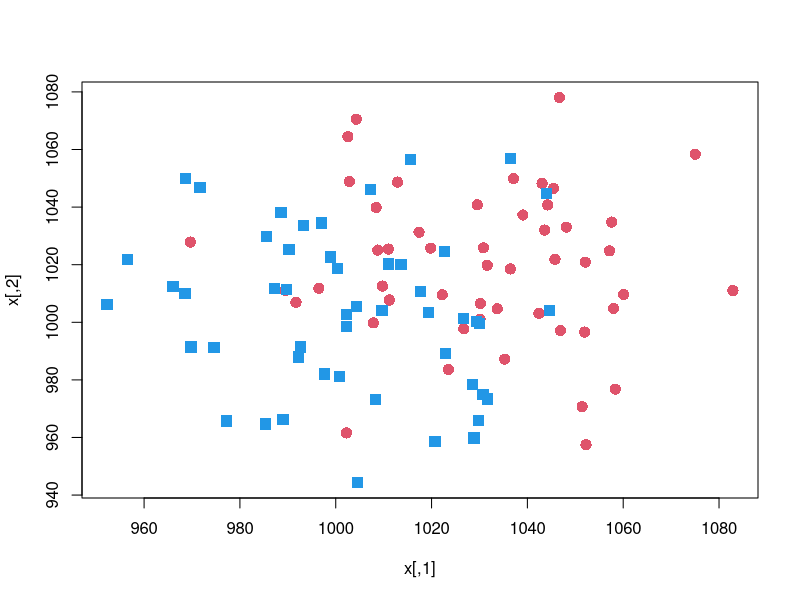
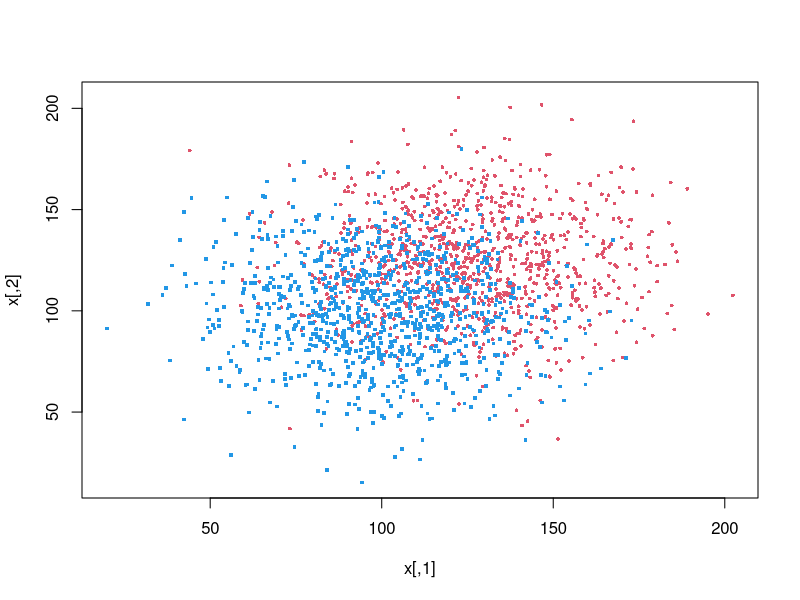

The R script that drew these images, in order: (Note: this script raises an error after producing the figures.)
##################################################
###  Warning: There's a very subtle bug herein  ##
##################################################

rm(list=ls())
###############################
### Functions
###############################
installIfAbsentAndLoad <- function(neededVector) {
  for(thispackage in neededVector) {
    if( ! require(thispackage, character.only = T) )
    { install.packages(thispackage)}
    library(thispackage, character.only = T)
  }
}
##############################
### Load required packages ###
##############################
needed  <-  c("class")  #class contains the knn() function
installIfAbsentAndLoad(needed)
##############################
### Data Example           ###
##############################
set.seed(5072)
x <- matrix(rnorm(100 * 2, 1000, 25), ncol = 2)
y <- c(rep("Down", 50), rep("Up", 50))
x[y == "Down",] <- x[y == "Down",] + 25
plot(x, col = ifelse(y == "Up", 4, 2), 
     cex = 1.5, 
     pch = ifelse(y == "Up", 15, 16))
mydata <- data.frame(x, y)
n <- nrow(mydata)
mydata[c(1:5, (n/2+1):(n/2+5)),]
##############################
### Now for real           ###
##############################
set.seed(50721)
##########################
### Draw a new sample   ##
##########################
x <- matrix(rnorm(2000 * 2, 100, 25), ncol = 2)
y <- c(rep("Down", 1000), rep("Up", 1000))
x[y == "Down",] <- x[y == "Down",] + 25
plot(x, col = ifelse(y == "Up", 4, 2), 
     cex = .5, 
     pch = ifelse(y == "Up", 15, 16))
mydata <- data.frame(x, y, stringsAsFactors = F)
n <- nrow(mydata)
# Say we want a 70/20/10 split of rows for training,
# validation and test respectively
trainprop <- 0.70  
validateprop <- 0.2
################################################################ 
## Create three random collectively exhaustive and mutually
## exclusive subsets with the above proportions of observations   
################################################################ 
# create a vector of random integers of training size from
# the vector 1:n
train  <-  sample(n, trainprop * n)
# Create a vector of the remaining  integers, then create a
# vector of random integers of validate size by sampling from
# these remaining integers
validate  <-  sample(setdiff(1:n, train), validateprop * n) 
# create a vector of the integers not in either training or
# validate
test <- setdiff(1:n, union(train, validate))
# Create the data frames using the indices created in the
# three vectors above
trainset <- mydata[train,]
validateset <- mydata[validate,]
testset <- mydata[test,]
# The knn() function requires 4 parameters: 
#
# 1. A matrix or dataframe containing the predictors (the X's) 
#    associated with the training data, here train.x
#
# 2. A matrix or dataframe containing the predictors (the X's) 
#    associated with the data for which we wish to make predictions. 
#
# 3. A factor containing the class labels (the Y's) for the
#    training observations, here train.y
#
# 4. A value for k, the number of nearest neighbors to be #
#    used by the classifier.
train.x <- trainset[-3]
train.y <- trainset[3]
validate.x <- validateset[-3]
validate.y <- validateset[3]
test.x <- testset[-3]
test.y <- testset[3]
########################################
# Fit a knn model with k=1 and produce 
# predictions for the validate set
########################################
k <- 1
knn.pred <- knn(train.x, 
                validate.x,  
                train.y, 
                k=k)
# Produce a Confusion Matrix and compute the validate error
# rate with k=1.
# 
# In the table() function, always put Actuals first so they
# appear in the rows, predictions next so they appear in the
# columns
mytable <- table(validate.y, knn.pred) 
print(mytable)
validate.error <- (mytable["Up", "Down"] + mytable["Down", "Up"]) / sum(mytable)
print(paste('The validate error rate is ', round(validate.error, 4)*100, '% when k=', k, sep='' )) 

# A simpler way if all we want is the overall error rate
# without regard for the types of errors.
(mean(validate.y != knn.pred))
# Produce a Confusion Matrix and compute the training 
# error rate with k=1...fill in the what.goes.here
# statements in the following knn() function call
k <- 1
knn.pred <- knn(what.goes.here,
                what.goes.here,
                what.goes.here,
                k=1)
mytable <- table(train.y, knn.pred)
print(mytable)
(mean(train.y != knn.pred))
##################################################
# Fit a knn model with increasing k and produce 
# corresponding predictions for the validate set
##################################################
set.seed(50722)
numreps <- 100
validate.errors <- rep(0, numreps)
train.errors <- rep(0, numreps)
for(k in 1:numreps) {
  knn.pred <- knn(train.x, 
                  validate.x,  
                  train.y, 
                  k = k)
  validate.errors[k] <- mean(validate.y != knn.pred)
  knn.pred <- knn(train.x, train.x,  train.y, k = k)
  train.errors[k] <- mean(train.y != knn.pred)    
}
print(paste("Minimum validate set error rate occurred at k =", 
            which.min(validate.errors)))
print(paste("Minimum validate error rate was ", 
            validate.errors[which.min(validate.errors)]))
# Plot the validate and train error rates from least
# flexible to most flexible
plot(NULL, NULL, type='n', 
     xlim=c(numreps, 1), 
     ylim=c(0,max(c(validate.errors, train.errors))), 
     xlab='Increasing Flexibility (Decreasing k)', 
     ylab='Error Rates', 
     main='Error Rates as a Function of \n Flexibility for KNN Classification')
lines(seq(numreps, 1), 
      validate.errors[length(validate.errors):1], 
      type='b', 
      col=2, 
      pch=16)
lines(seq(numreps, 1), 
      train.errors[length(train.errors):1], 
      type='b', 
      col=1, 
      pch=16)
legend("topleft", legend = c("Validation Error Rate", "Training Error Rate"), 
       col=c(2, 1), 
       cex=.75, 
       pch=16)

################################################
# Compute test error rate for the 'best' model
################################################
k <- which.min(validate.errors)
knn.pred <- knn(train.x, 
                test.x,  
                train.y, 
                k = k)
mytable <- table(test.y, knn.pred)
print(mytable)
test.error <- (mytable["Up", "Down"] + mytable["Down", "Up"]) / sum(mytable)
print(paste('The test error rate is ', round(test.error, 4)*100, '% when k=', k, sep='' )) 
############################################################
# Evaluate the model over many samples to obtain the
# expected value of the test error rate. This is the step we
# can never do in real life because we only have the ability
# to gather 1 sample.
############################################################
test.error.rates <- rep(0,1000)
for(i in 1:1000) {
  xi <- matrix(rnorm(2000 * 2, 100, 25), ncol = 2)
  xi[y == "Down",] <- xi[y == "Down",] + 25
  knn.pred <- knn(train.x, 
                  xi, 
                  train.y, 
                  k = k)
  test.error.rates[i] <- mean(y != knn.pred)
}
print(paste("Expected test error rate: ", 
            round(mean(test.error.rates), 3), 
            sep=""))
print(paste("Expected Standard Deviation of test error rate: ", 
            round(sd(test.error.rates), 3),
            sep=""))
